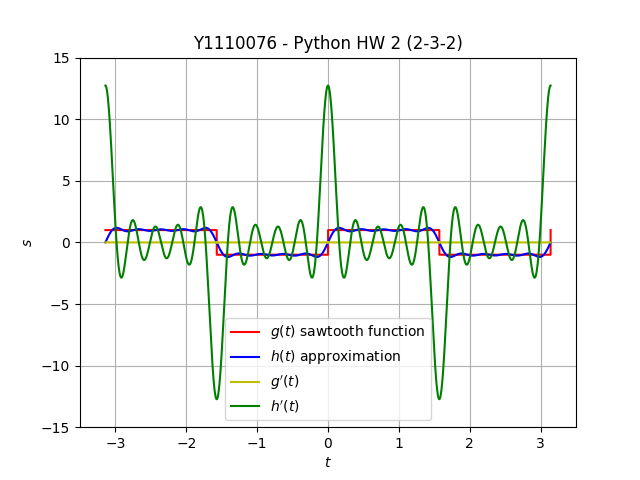

Generate this figure with Python:
import pylab

PI = pylab.pi


def g(t: pylab.ndarray) -> pylab.ndarray:

    def g_func(x: float):
        return 1 if x // PI <= x / PI <= x // PI + 0.5 else -1

    return pylab.array([g_func(x) for x in t])


def g_prime(t: pylab.ndarray, d: float):

    def check_inf(x: float):
        return pylab.inf if abs(x) > 1e4 else x

    derivative = (g(t + d) - g(t)) / d
    return pylab.array([check_inf(x) for x in derivative])


def h(t: pylab.ndarray) -> pylab.ndarray:
    return 1.2732 * pylab.sin(2 * t) + \
           0.4244 * pylab.sin(6 * t) + \
           0.25465 * pylab.sin(10 * t) + \
           0.18189 * pylab.sin(14 * t) + \
           0.14147 * pylab.sin(18 * t)


def h_prime(x: pylab.ndarray, d: float):
    return (h(x + d) - h(x)) / d


def main():

    a, b, n = -PI, PI, 50000
    d = (b - a) / (n - 1)

    xs = pylab.linspace(a, b, n, endpoint=True)
    # print(xs)
    # print(g(xs))

    pylab.plot(xs, g(xs), label=r'$g(t)$ sawtooth function', color='r')
    pylab.plot(xs, h(xs), label=r'$h(t)$ approximation', color='b')
    pylab.plot(xs, g_prime(xs, d), label=r"$g'(t)$", color='y')
    pylab.plot(xs, h_prime(xs, d), label=r"$h'(t)$", color='g')

    pylab.grid()
    pylab.legend()
    pylab.xlabel('$t$')
    pylab.ylabel('$s$')
    pylab.axis((-3.5, 3.5, -15, 15))

    pylab.title('Y1110076 - Python HW 2 (2-3-2)')
    pylab.savefig('HW2_2-3-2.png')
    pylab.show()


if __name__ == '__main__':
    main()
